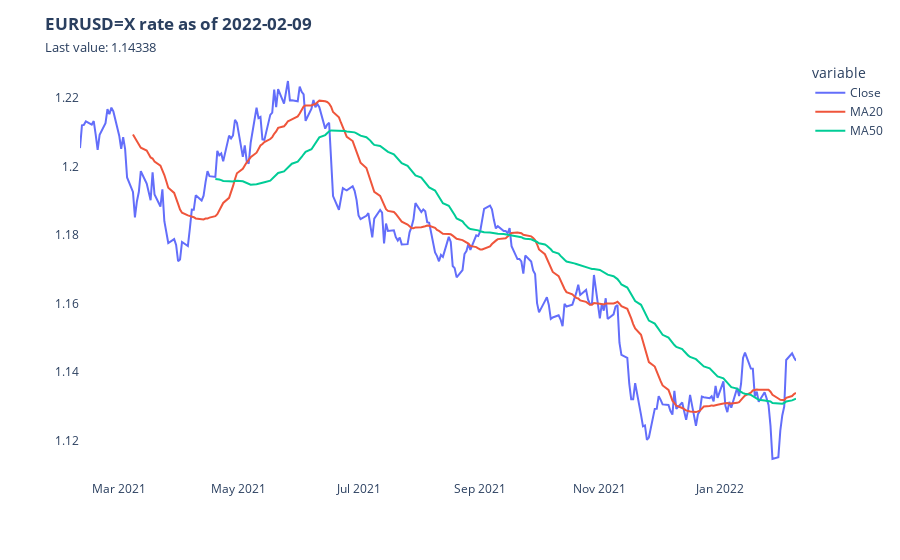
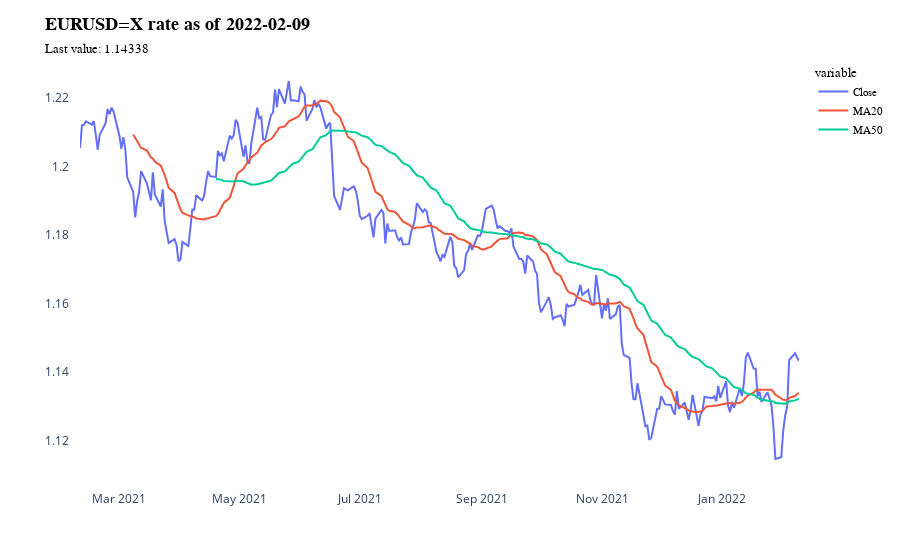

These figures' notebook cell, in order:
### Markdown cell above
### Display chart

### Code cell
# Get last value
last_date = df_yahoo.loc[df_yahoo.index[-1], "Date"].strftime("%Y-%m-%d")
last_value = df_yahoo.loc[df_yahoo.index[-1], "Close"]

# Create chart
chart = plotly.linechart(df_yahoo,
                         x="Date",
                         y=["Close", "MA20", "MA50"],
                         showlegend=True,
                         title=f"<b>{ticker} rate as of {last_date}</b><br><span style='font-size: 13px;'>Last value: {last_value}</span>")

chart.update_layout(
    title_font=dict(family="Arial", size=18, color="black"),
    legend_font=dict(family="Arial", size=11, color="black"),
    margin_pad=10,
)

### Figure 1 — Plotly figure (JSON) as saved in the notebook; plotly's stock layout.template omitted (floating-point values rounded to 4 significant figures; data arrays with more than 128 entries replaced by an {"elided": "..."} marker saying what was removed)
{"data": [{"hovertemplate": "variable=Close<br>Date=%{x}<br>value=%{y}<extra></extra>", "legendgroup": "Close", "line": {"color": "#636efa", "dash": "solid"}, "marker": {"symbol": "circle"}, "mode": "lines", "name": "Close", "orientation": "v", "showlegend": true, "type": "scatter", "x": {"elided": "262 str values"}, "xaxis": "x", "y": {"elided": "262 float values"}, "yaxis": "y"}, {"hovertemplate": "variable=MA20<br>Date=%{x}<br>value=%{y}<extra></extra>", "legendgroup": "MA20", "line": {"color": "#EF553B", "dash": "solid"}, "marker": {"symbol": "circle"}, "mode": "lines", "name": "MA20", "orientation": "v", "showlegend": true, "type": "scatter", "x": {"elided": "262 str values"}, "xaxis": "x", "y": {"elided": "262 float values"}, "yaxis": "y"}, {"hovertemplate": "variable=MA50<br>Date=%{x}<br>value=%{y}<extra></extra>", "legendgroup": "MA50", "line": {"color": "#00cc96", "dash": "solid"}, "marker": {"symbol": "circle"}, "mode": "lines", "name": "MA50", "orientation": "v", "showlegend": true, "type": "scatter", "x": {"elided": "262 str values"}, "xaxis": "x", "y": {"elided": "262 float values"}, "yaxis": "y"}], "layout": {"autosize": true, "legend": {"title": {"text": "variable"}, "tracegroupgap": 0}, "margin": {"t": 60}, "plot_bgcolor": "#ffffff", "showlegend": true, "title": {"text": "<b>EURUSD=X rate as of 2022-02-09</b><br><span style='font-size: 13px;'>Last value: 1.14338</span>"}, "xaxis": {"anchor": "y", "autorange": true, "domain": [0, 1], "range": ["2021-02-09", "2022-02-09"], "title": {}, "type": "date"}, "yaxis": {"anchor": "x", "autorange": true, "domain": [0, 1], "range": [1.109, 1.231], "title": {}, "type": "linear"}}}

### Figure 2 — Plotly figure (JSON) as saved in the notebook; plotly's stock layout.template omitted (floating-point values rounded to 4 significant figures; data arrays with more than 128 entries replaced by an {"elided": "..."} marker saying what was removed)
{"data": [{"hovertemplate": "variable=Close<br>Date=%{x}<br>value=%{y}<extra></extra>", "legendgroup": "Close", "line": {"color": "#636efa", "dash": "solid"}, "marker": {"symbol": "circle"}, "mode": "lines", "name": "Close", "orientation": "v", "showlegend": true, "type": "scatter", "x": {"elided": "262 str values"}, "xaxis": "x", "y": {"elided": "262 float values"}, "yaxis": "y"}, {"hovertemplate": "variable=MA20<br>Date=%{x}<br>value=%{y}<extra></extra>", "legendgroup": "MA20", "line": {"color": "#EF553B", "dash": "solid"}, "marker": {"symbol": "circle"}, "mode": "lines", "name": "MA20", "orientation": "v", "showlegend": true, "type": "scatter", "x": {"elided": "262 str values"}, "xaxis": "x", "y": {"elided": "262 float values"}, "yaxis": "y"}, {"hovertemplate": "variable=MA50<br>Date=%{x}<br>value=%{y}<extra></extra>", "legendgroup": "MA50", "line": {"color": "#00cc96", "dash": "solid"}, "marker": {"symbol": "circle"}, "mode": "lines", "name": "MA50", "orientation": "v", "showlegend": true, "type": "scatter", "x": {"elided": "262 str values"}, "xaxis": "x", "y": {"elided": "262 float values"}, "yaxis": "y"}], "layout": {"autosize": true, "legend": {"font": {"color": "black", "family": "Arial", "size": 11}, "title": {"text": "variable"}, "tracegroupgap": 0}, "margin": {"pad": 10, "t": 60}, "plot_bgcolor": "#ffffff", "showlegend": true, "title": {"font": {"color": "black", "family": "Arial", "size": 18}, "text": "<b>EURUSD=X rate as of 2022-02-09</b><br><span style='font-size: 13px;'>Last value: 1.14338</span>"}, "xaxis": {"anchor": "y", "autorange": true, "domain": [0, 1], "range": ["2021-02-09", "2022-02-09"], "title": {}, "type": "date"}, "yaxis": {"anchor": "x", "autorange": true, "domain": [0, 1], "range": [1.109, 1.231], "title": {}, "type": "linear"}}}
